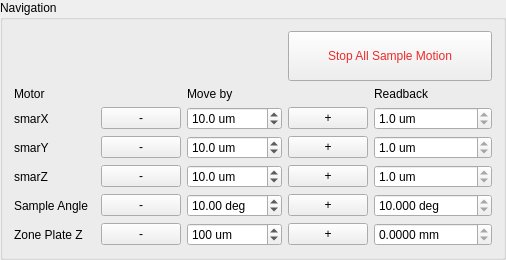
                  <widget class="QGroupBox" name="groupBox_36">
                   <property name="enabled">
                    <bool>true</bool>
                   </property>
                   <property name="sizePolicy">
                    <sizepolicy hsizetype="Preferred" vsizetype="Preferred">
                     <horstretch>0</horstretch>
                     <verstretch>0</verstretch>
                    </sizepolicy>
                   </property>
                   <property name="styleSheet">
                    <string notr="true"/>
                   </property>
                   <property name="title">
                    <string>Navigation</string>
                   </property>
                   <layout class="QGridLayout" name="gridLayout_69">
                    <item row="2" column="4">
                     <widget class="QDoubleSpinBox" name="db_smarx">
                      <property name="sizePolicy">
                       <sizepolicy hsizetype="Preferred" vsizetype="Fixed">
                        <horstretch>0</horstretch>
                        <verstretch>0</verstretch>
                       </sizepolicy>
                      </property>
                      <property name="readOnly">
                       <bool>true</bool>
                      </property>
                      <property name="buttonSymbols">
                       <enum>QAbstractSpinBox::UpDownArrows</enum>
                      </property>
                      <property name="suffix">
                       <string> um</string>
                      </property>
                      <property name="decimals">
                       <number>1</number>
                      </property>
                      <property name="minimum">
                       <double>-99999.000000000000000</double>
                      </property>
                      <property name="maximum">
                       <double>99999.000000000000000</double>
                      </property>
                      <property name="value">
                       <double>1.000000000000000</double>
                      </property>
                     </widget>
                    </item>
                    <item row="4" column="2">
                     <widget class="QDoubleSpinBox" name="db_move_smarz">
                      <property name="sizePolicy">
                       <sizepolicy hsizetype="Preferred" vsizetype="Fixed">
                        <horstretch>0</horstretch>
                        <verstretch>0</verstretch>
                       </sizepolicy>
                      </property>
                      <property name="suffix">
                       <string> um</string>
                      </property>
                      <property name="decimals">
                       <number>1</number>
                      </property>
                      <property name="minimum">
                       <double>-10000.000000000000000</double>
                      </property>
                      <property name="maximum">
                       <double>10000.000000000000000</double>
                      </property>
                      <property name="singleStep">
                       <double>5.000000000000000</double>
                      </property>
                      <property name="value">
                       <double>10.000000000000000</double>
                      </property>
                     </widget>
                    </item>
                    <item row="5" column="1">
                     <widget class="QPushButton" name="pb_move_zpsth_pos_neg">
                      <property name="sizePolicy">
                       <sizepolicy hsizetype="Preferred" vsizetype="Fixed">
                        <horstretch>0</horstretch>
                        <verstretch>0</verstretch>
                       </sizepolicy>
                      </property>
                      <property name="text">
                       <string>-</string>
                      </property>
                     </widget>
                    </item>
                    <item row="3" column="4">
                     <widget class="QDoubleSpinBox" name="db_smary">
                      <property name="sizePolicy">
                       <sizepolicy hsizetype="Preferred" vsizetype="Fixed">
                        <horstretch>0</horstretch>
                        <verstretch>0</verstretch>
                       </sizepolicy>
                      </property>
                      <property name="readOnly">
                       <bool>true</bool>
                      </property>
                      <property name="buttonSymbols">
                       <enum>QAbstractSpinBox::UpDownArrows</enum>
                      </property>
                      <property name="suffix">
                       <string> um</string>
                      </property>
                      <property name="decimals">
                       <number>1</number>
                      </property>
                      <property name="minimum">
                       <double>-99999.000000000000000</double>
                      </property>
                      <property name="maximum">
                       <double>99999.000000000000000</double>
                      </property>
                      <property name="value">
                       <double>1.000000000000000</double>
                      </property>
                     </widget>
                    </item>
                    <item row="6" column="0">
                     <widget class="QLabel" name="label_78">
                      <property name="sizePolicy">
                       <sizepolicy hsizetype="Fixed" vsizetype="Preferred">
                        <horstretch>0</horstretch>
                        <verstretch>0</verstretch>
                       </sizepolicy>
                      </property>
                      <property name="text">
                       <string>Zone Plate Z  </string>
                      </property>
                     </widget>
                    </item>
                    <item row="4" column="4">
                     <widget class="QDoubleSpinBox" name="db_smarz">
                      <property name="sizePolicy">
                       <sizepolicy hsizetype="Preferred" vsizetype="Fixed">
                        <horstretch>0</horstretch>
                        <verstretch>0</verstretch>
                       </sizepolicy>
                      </property>
                      <property name="readOnly">
                       <bool>true</bool>
                      </property>
                      <property name="buttonSymbols">
                       <enum>QAbstractSpinBox::UpDownArrows</enum>
                      </property>
                      <property name="suffix">
                       <string> um</string>
                      </property>
                      <property name="decimals">
                       <number>1</number>
                      </property>
                      <property name="minimum">
                       <double>-99999.000000000000000</double>
                      </property>
                      <property name="maximum">
                       <double>99999.000000000000000</double>
                      </property>
                      <property name="value">
                       <double>1.000000000000000</double>
                      </property>
                     </widget>
                    </item>
                    <item row="3" column="1">
                     <widget class="QPushButton" name="pb_move_smary_neg">
                      <property name="sizePolicy">
                       <sizepolicy hsizetype="Preferred" vsizetype="Fixed">
                        <horstretch>0</horstretch>
                        <verstretch>0</verstretch>
                       </sizepolicy>
                      </property>
                      <property name="text">
                       <string>-</string>
                      </property>
                     </widget>
                    </item>
                    <item row="6" column="4">
                     <widget class="QDoubleSpinBox" name="db_zpz1">
                      <property name="sizePolicy">
                       <sizepolicy hsizetype="Preferred" vsizetype="Fixed">
                        <horstretch>0</horstretch>
                        <verstretch>0</verstretch>
                       </sizepolicy>
                      </property>
                      <property name="readOnly">
                       <bool>true</bool>
                      </property>
                      <property name="buttonSymbols">
                       <enum>QAbstractSpinBox::UpDownArrows</enum>
                      </property>
                      <property name="suffix">
                       <string> mm</string>
                      </property>
                      <property name="decimals">
                       <number>4</number>
                      </property>
                      <property name="minimum">
                       <double>-10000.000000000000000</double>
                      </property>
                      <property name="maximum">
                       <double>50000.000000000000000</double>
                      </property>
                      <property name="value">
                       <double>0.000000000000000</double>
                      </property>
                     </widget>
                    </item>
                    <item row="1" column="4">
                     <widget class="QLabel" name="label_158">
                      <property name="text">
                       <string>Readback</string>
                      </property>
                     </widget>
                    </item>
                    <item row="5" column="0">
                     <widget class="QLabel" name="label_159">
                      <property name="sizePolicy">
                       <sizepolicy hsizetype="Fixed" vsizetype="Preferred">
                        <horstretch>0</horstretch>
                        <verstretch>0</verstretch>
                       </sizepolicy>
                      </property>
                      <property name="text">
                       <string>Sample Angle  </string>
                      </property>
                     </widget>
                    </item>
                    <item row="6" column="2">
                     <widget class="QDoubleSpinBox" name="db_move_zpz">
                      <property name="sizePolicy">
                       <sizepolicy hsizetype="Preferred" vsizetype="Fixed">
                        <horstretch>0</horstretch>
                        <verstretch>0</verstretch>
                       </sizepolicy>
                      </property>
                      <property name="suffix">
                       <string> um</string>
                      </property>
                      <property name="decimals">
                       <number>0</number>
                      </property>
                      <property name="minimum">
                       <double>-50000.000000000000000</double>
                      </property>
                      <property name="maximum">
                       <double>50000.000000000000000</double>
                      </property>
                      <property name="singleStep">
                       <double>100.000000000000000</double>
                      </property>
                      <property name="value">
                       <double>100.000000000000000</double>
                      </property>
                     </widget>
                    </item>
                    <item row="2" column="3">
                     <widget class="QPushButton" name="pb_move_smarx_pos">
                      <property name="sizePolicy">
                       <sizepolicy hsizetype="Preferred" vsizetype="Fixed">
                        <horstretch>0</horstretch>
                        <verstretch>0</verstretch>
                       </sizepolicy>
                      </property>
                      <property name="text">
                       <string>  +  </string>
                      </property>
                     </widget>
                    </item>
                    <item row="4" column="3">
                     <widget class="QPushButton" name="pb_move_smarz_pos">
                      <property name="sizePolicy">
                       <sizepolicy hsizetype="Preferred" vsizetype="Fixed">
                        <horstretch>0</horstretch>
                        <verstretch>0</verstretch>
                       </sizepolicy>
                      </property>
                      <property name="text">
                       <string>+</string>
                      </property>
                     </widget>
                    </item>
                    <item row="5" column="2">
                     <widget class="QDoubleSpinBox" name="db_move_zpsth">
                      <property name="sizePolicy">
                       <sizepolicy hsizetype="Preferred" vsizetype="Fixed">
                        <horstretch>0</horstretch>
                        <verstretch>0</verstretch>
                       </sizepolicy>
                      </property>
                      <property name="suffix">
                       <string> deg</string>
                      </property>
                      <property name="minimum">
                       <double>-120.000000000000000</double>
                      </property>
                      <property name="maximum">
                       <double>120.000000000000000</double>
                      </property>
                      <property name="singleStep">
                       <double>10.000000000000000</double>
                      </property>
                      <property name="value">
                       <double>10.000000000000000</double>
                      </property>
                     </widget>
                    </item>
                    <item row="6" column="3">
                     <widget class="QPushButton" name="pb_move_zpz_pos">
                      <property name="sizePolicy">
                       <sizepolicy hsizetype="Preferred" vsizetype="Fixed">
                        <horstretch>0</horstretch>
                        <verstretch>0</verstretch>
                       </sizepolicy>
                      </property>
                      <property name="text">
                       <string>+</string>
                      </property>
                     </widget>
                    </item>
                    <item row="4" column="1">
                     <widget class="QPushButton" name="pb_move_smarz_neg">
                      <property name="sizePolicy">
                       <sizepolicy hsizetype="Preferred" vsizetype="Fixed">
                        <horstretch>0</horstretch>
                        <verstretch>0</verstretch>
                       </sizepolicy>
                      </property>
                      <property name="text">
                       <string>-</string>
                      </property>
                     </widget>
                    </item>
                    <item row="5" column="3">
                     <widget class="QPushButton" name="pb_move_zpsth_pos">
                      <property name="sizePolicy">
                       <sizepolicy hsizetype="Preferred" vsizetype="Fixed">
                        <horstretch>0</horstretch>
                        <verstretch>0</verstretch>
                       </sizepolicy>
                      </property>
                      <property name="text">
                       <string>+</string>
                      </property>
                     </widget>
                    </item>
                    <item row="3" column="2">
                     <widget class="QDoubleSpinBox" name="db_move_smary">
                      <property name="sizePolicy">
                       <sizepolicy hsizetype="Preferred" vsizetype="Fixed">
                        <horstretch>0</horstretch>
                        <verstretch>0</verstretch>
                       </sizepolicy>
                      </property>
                      <property name="suffix">
                       <string> um</string>
                      </property>
                      <property name="decimals">
                       <number>1</number>
                      </property>
                      <property name="minimum">
                       <double>-10000.000000000000000</double>
                      </property>
                      <property name="maximum">
                       <double>10000.000000000000000</double>
                      </property>
                      <property name="singleStep">
                       <double>5.000000000000000</double>
                      </property>
                      <property name="value">
                       <double>10.000000000000000</double>
                      </property>
                     </widget>
                    </item>
                    <item row="3" column="3">
                     <widget class="QPushButton" name="pb_move_smary_pos">
                      <property name="sizePolicy">
                       <sizepolicy hsizetype="Preferred" vsizetype="Fixed">
                        <horstretch>0</horstretch>
                        <verstretch>0</verstretch>
                       </sizepolicy>
                      </property>
                      <property name="text">
                       <string>+</string>
                      </property>
                     </widget>
                    </item>
                    <item row="0" column="3" colspan="2">
                     <widget class="QPushButton" name="pb_zp_stop_all_sample">
                      <property name="sizePolicy">
                       <sizepolicy hsizetype="Preferred" vsizetype="Fixed">
                        <horstretch>0</horstretch>
                        <verstretch>0</verstretch>
                       </sizepolicy>
                      </property>
                      <property name="styleSheet">
                       <string notr="true">color: rgb(239, 41, 41);</string>
                      </property>
                      <property name="text">
                       <string>
Stop All Sample Motion
</string>
                      </property>
                     </widget>
                    </item>
                    <item row="6" column="1">
                     <widget class="QPushButton" name="pb_move_zpz_neg">
                      <property name="sizePolicy">
                       <sizepolicy hsizetype="Preferred" vsizetype="Fixed">
                        <horstretch>0</horstretch>
                        <verstretch>0</verstretch>
                       </sizepolicy>
                      </property>
                      <property name="text">
                       <string>-</string>
                      </property>
                     </widget>
                    </item>
                    <item row="4" column="0">
                     <widget class="QLabel" name="label_42">
                      <property name="sizePolicy">
                       <sizepolicy hsizetype="Fixed" vsizetype="Preferred">
                        <horstretch>0</horstretch>
                        <verstretch>0</verstretch>
                       </sizepolicy>
                      </property>
                      <property name="text">
                       <string>smarZ</string>
                      </property>
                     </widget>
                    </item>
                    <item row="1" column="2">
                     <widget class="QLabel" name="label_129">
                      <property name="sizePolicy">
                       <sizepolicy hsizetype="Preferred" vsizetype="Fixed">
                        <horstretch>0</horstretch>
                        <verstretch>0</verstretch>
                       </sizepolicy>
                      </property>
                      <property name="styleSheet">
                       <string notr="true"/>
                      </property>
                      <property name="text">
                       <string>Move by</string>
                      </property>
                     </widget>
                    </item>
                    <item row="2" column="0">
                     <widget class="QLabel" name="label_160">
                      <property name="sizePolicy">
                       <sizepolicy hsizetype="Fixed" vsizetype="Preferred">
                        <horstretch>0</horstretch>
                        <verstretch>0</verstretch>
                       </sizepolicy>
                      </property>
                      <property name="text">
                       <string>smarX</string>
                      </property>
                     </widget>
                    </item>
                    <item row="2" column="1">
                     <widget class="QPushButton" name="pb_move_smarx_neg">
                      <property name="sizePolicy">
                       <sizepolicy hsizetype="Preferred" vsizetype="Fixed">
                        <horstretch>0</horstretch>
                        <verstretch>0</verstretch>
                       </sizepolicy>
                      </property>
                      <property name="text">
                       <string>   -   </string>
                      </property>
                     </widget>
                    </item>
                    <item row="5" column="4">
                     <widget class="QDoubleSpinBox" name="db_zpsth">
                      <property name="sizePolicy">
                       <sizepolicy hsizetype="Preferred" vsizetype="Fixed">
                        <horstretch>0</horstretch>
                        <verstretch>0</verstretch>
                       </sizepolicy>
                      </property>
                      <property name="readOnly">
                       <bool>true</bool>
                      </property>
                      <property name="buttonSymbols">
                       <enum>QAbstractSpinBox::UpDownArrows</enum>
                      </property>
                      <property name="suffix">
                       <string> deg</string>
                      </property>
                      <property name="decimals">
                       <number>3</number>
                      </property>
                      <property name="minimum">
                       <double>-200.000000000000000</double>
                      </property>
                      <property name="maximum">
                       <double>200.000000000000000</double>
                      </property>
                      <property name="value">
                       <double>10.000000000000000</double>
                      </property>
                     </widget>
                    </item>
                    <item row="1" column="0">
                     <widget class="QLabel" name="label_161">
                      <property name="sizePolicy">
                       <sizepolicy hsizetype="Preferred" vsizetype="Fixed">
                        <horstretch>0</horstretch>
                        <verstretch>0</verstretch>
                       </sizepolicy>
                      </property>
                      <property name="styleSheet">
                       <string notr="true"/>
                      </property>
                      <property name="text">
                       <string>Motor</string>
                      </property>
                     </widget>
                    </item>
                    <item row="2" column="2">
                     <widget class="QDoubleSpinBox" name="db_move_smarx">
                      <property name="sizePolicy">
                       <sizepolicy hsizetype="Preferred" vsizetype="Fixed">
                        <horstretch>0</horstretch>
                        <verstretch>0</verstretch>
                       </sizepolicy>
                      </property>
                      <property name="suffix">
                       <string> um</string>
                      </property>
                      <property name="decimals">
                       <number>1</number>
                      </property>
                      <property name="minimum">
                       <double>-10000.000000000000000</double>
                      </property>
                      <property name="maximum">
                       <double>10000.000000000000000</double>
                      </property>
                      <property name="singleStep">
                       <double>5.000000000000000</double>
                      </property>
                      <property name="value">
                       <double>10.000000000000000</double>
                      </property>
                     </widget>
                    </item>
                    <item row="3" column="0">
                     <widget class="QLabel" name="label_162">
                      <property name="sizePolicy">
                       <sizepolicy hsizetype="Fixed" vsizetype="Preferred">
                        <horstretch>0</horstretch>
                        <verstretch>0</verstretch>
                       </sizepolicy>
                      </property>
                      <property name="text">
                       <string>smarY</string>
                      </property>
                     </widget>
                    </item>
                   </layout>
                  </widget>
